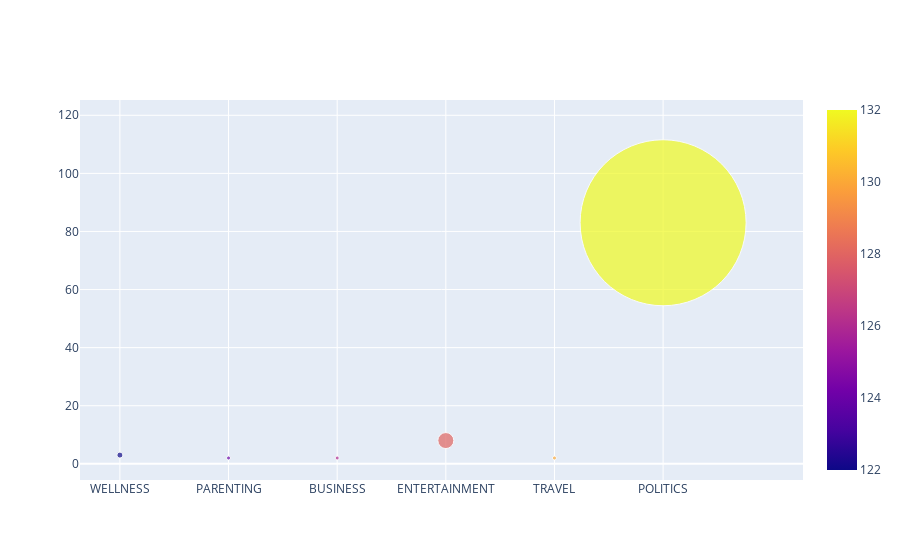

This figure's notebook cell:
### Code cell
# !pip install plotly
import plotly.graph_objects as go

fig = go.Figure(data=[go.Scatter(
    x=set_x,
    y=set_x_count,
    mode='markers',
    marker=dict(
        color=colours,
        size=size1,
        showscale=True
        )
)])

fig.show()

### Figure 1 — Plotly figure (JSON) as saved in the notebook; plotly's stock layout.template omitted (floating-point values rounded to 4 significant figures)
{"data": [{"marker": {"color": [122, 124, 126, 128, 130, 132], "showscale": true, "size": [6, 4, 4, 16, 4, 166]}, "mode": "markers", "type": "scatter", "x": ["WELLNESS", "PARENTING", "BUSINESS", "ENTERTAINMENT", "TRAVEL", "POLITICS"], "y": [3, 2, 2, 8, 2, 83]}], "layout": {}}
